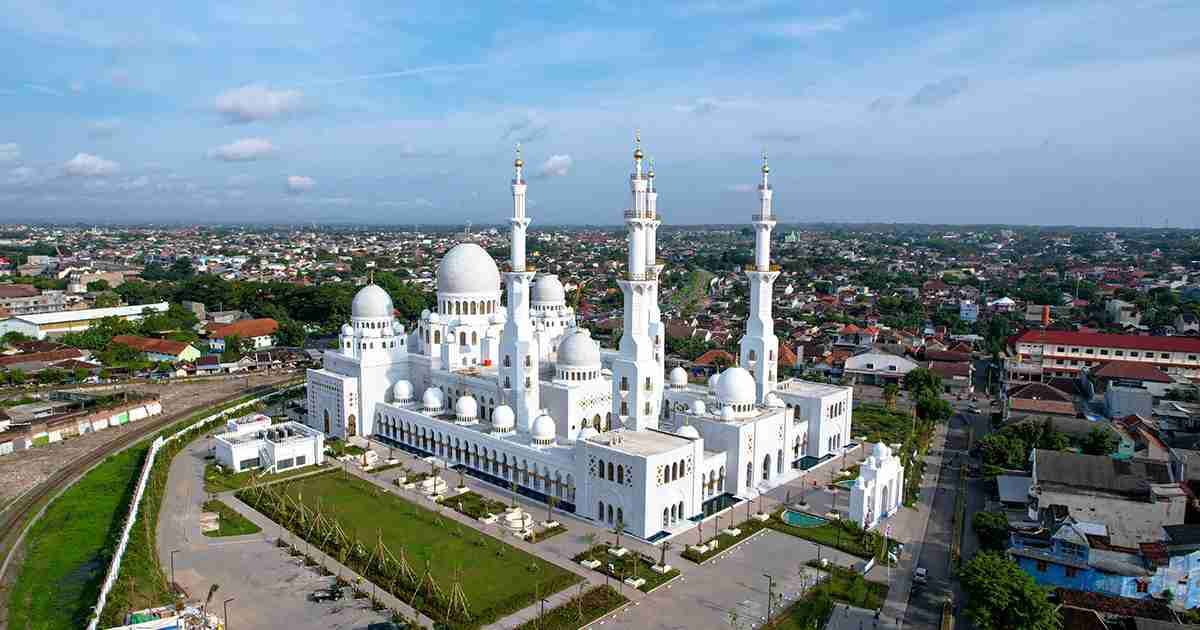
#> input picture masjid2.jpg, 1200 x 630 px
$ jupyter execute 'template matching mendeteksi masjid pada gambar.ipynb'
#> lines starting #> are read from the running program, lines starting #| are printed output that depends on the picture; after the words box and inside, x2 and y2 are one past the last pixel; in counts of white or black regions, pixels touching at a corner belong together
[cell 1]
# tampilkan kedua gambar
import cv2
from matplotlib import pyplot as plt

# panggil dan konversi warna agar sesuai dengan Matplotlib
einstein = cv2.imread('masjid2.jpg')
#> einstein is the input picture: shape (630, 1200, 3); mean B, G, R 144.2, 136.1, 120.1
einstein = cv2.cvtColor(einstein, cv2.COLOR_BGR2RGB) # simpan dengan nama yang sama = ditumpuk

# panggil dan konversi warna agar sesuai dengan Matplotlib
solvay = cv2.imread('masjid1.jpg')
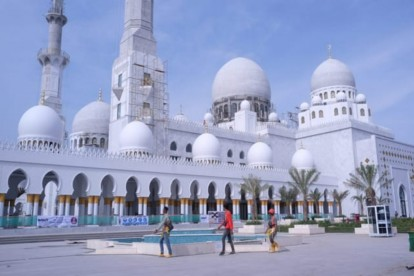
#> input picture masjid1.jpg, 414 x 276 px
#> solvay is the input picture: shape (276, 414, 3); mean B, G, R 192.7, 157.5, 147.9
solvay = cv2.cvtColor(solvay, cv2.COLOR_BGR2RGB)

plt.subplot(121),plt.imshow(einstein), plt.title('masjid Raya Syekh zayed')
plt.subplot(122),plt.imshow(solvay), plt.title('masjid 99 kubah makasar')
plt.show()
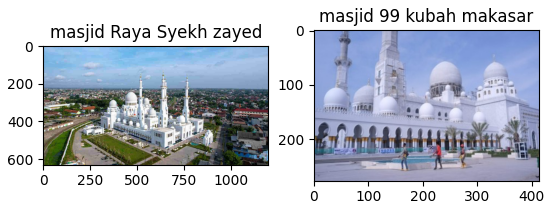
#> figure drawn by matplotlib, 2 panels

[cell 2]
import cv2
import numpy as np
from matplotlib import pyplot as plt

img = cv2.imread('masjid2.jpg',0)
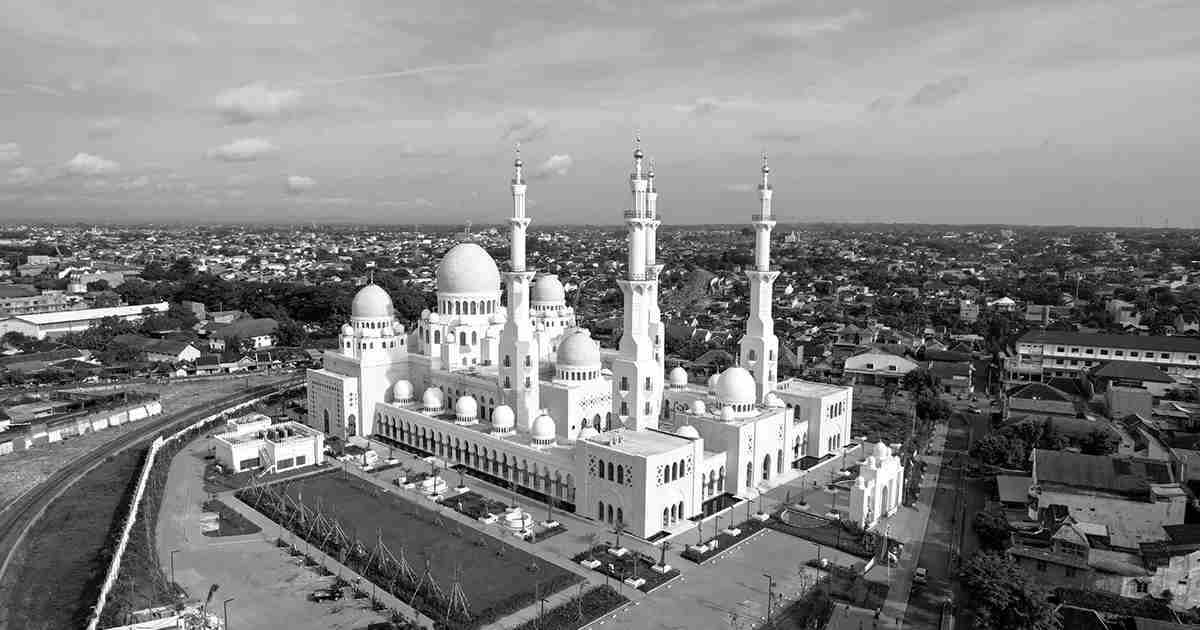
#> img: shape (630, 1200); min 0, max 255, mean 132.2
img2 = img.copy()
template = cv2.imread('masjid1.jpg',0)
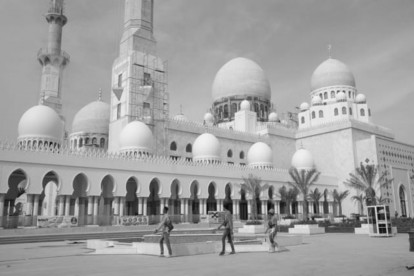
#> template: shape (276, 414); min 11, max 248, mean 158.7
w, h = template.shape[::-1]
#> w = 414; h = 276

# All the 6 methods for comparison in a list
methods = ['cv2.TM_CCOEFF', 'cv2.TM_CCOEFF_NORMED', 'cv2.TM_CCORR',
           'cv2.TM_CCORR_NORMED', 'cv2.TM_SQDIFF', 'cv2.TM_SQDIFF_NORMED']

# perbesar ukuran hasil plotting
plt.rcParams["figure.figsize"] = (15,15)

for met in methods:
    img = img2.copy()
    method = eval(met)

# menggunakan template matching
res = cv2.matchTemplate(img,template,method)
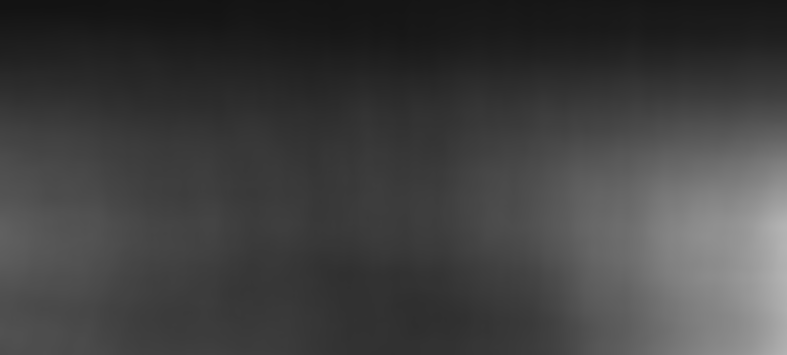
#> res: shape (355, 787) float32; min 0.0753, max 0.708, mean 0.253

# mencari ukuran citra template untuk menggambar kotak
min_val, max_val, min_loc, max_loc = cv2.minMaxLoc(res)
#> min_val = 0.0753; max_val = 0.708; min_loc = (39, 0); max_loc = (786, 247)

# metode TM_SQDIFF dan TM_SQDIFF_NORMED menggunakan persamaan yang sedikit berbeda
# sehingga dibuatkan fungsi khusus untuk mengambil nilai minimum
if method in [cv2.TM_SQDIFF, cv2.TM_SQDIFF_NORMED]:
    top_left = min_loc
#> top_left = (39, 0)
else:
    top_left = max_loc
bottom_right = (top_left[0] + w, top_left[1] + h)
#> bottom_right = (453, 276)

# buat persegi pada lokasi yang ditemukan
cv2.rectangle(img, top_left, bottom_right, 255, 2) # 2 adalah ketebalan garis kotak
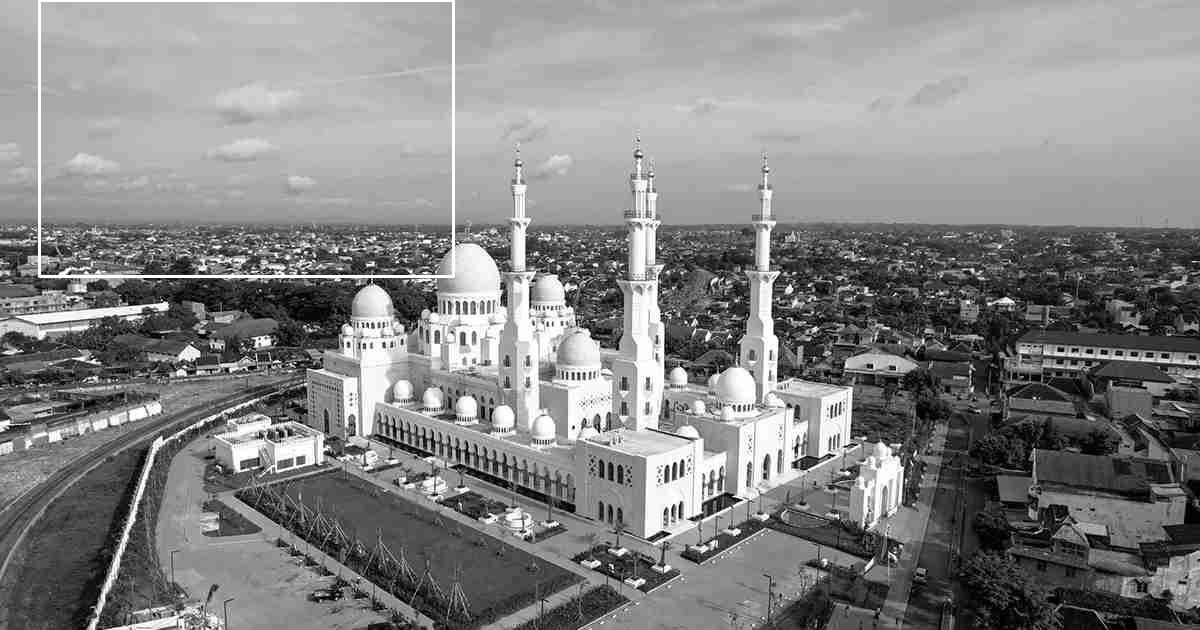
#> img: shape (630, 1200); 0.49% of pixels changed, all inside (x1, y1, x2, y2) = (38, 0, 455, 278)

print("hasil metode", met, ": " )
#| hasil metode cv2.TM_SQDIFF_NORMED :
plt.subplot(121),plt.imshow(res,cmap = 'gray')
plt.title('Hasil matching'), plt.xticks([]), plt.yticks([])
plt.subplot(122),plt.imshow(img,cmap = 'gray')
plt.title('Lokasi terdeteksi'), plt.xticks([]), plt.yticks([])
plt.show()
